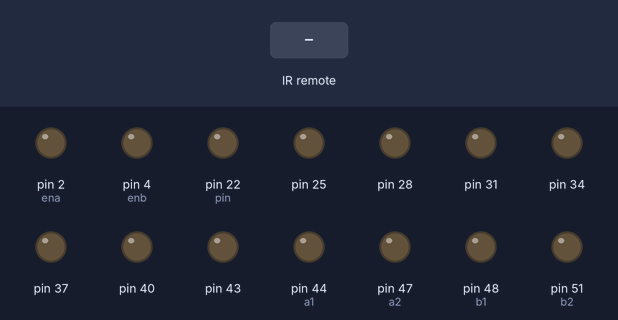
Bench run of a sketch on a simulated Arduino Mega 2560, built with avr-gcc and run on an emulated ATmega2560. On the bench: output pins drawn as LEDs (lit = HIGH). The inputs (shaded band) are chosen by the test bench. What the sketch prints to the serial monitor is not drawn.

Above: at 1.2 s.
1.3 s: infrared code 0x24ADD8BC received
At 2.3 s:
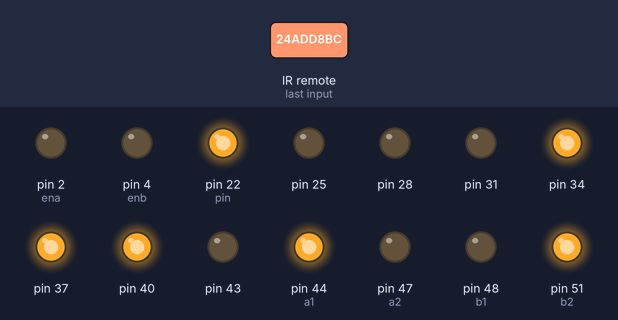
3.3 s: infrared code 0xED38F0B received
At 4.1 s:
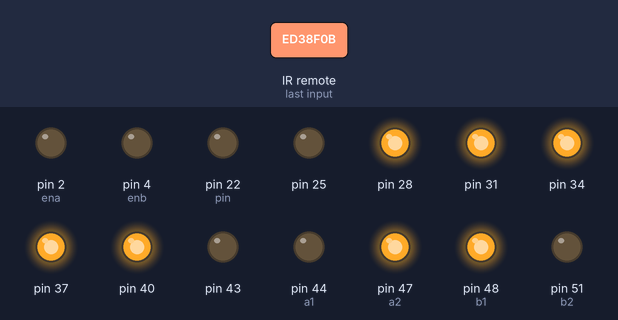
5.3 s: infrared code 0x35FF7BDA received
At 5.7 s:
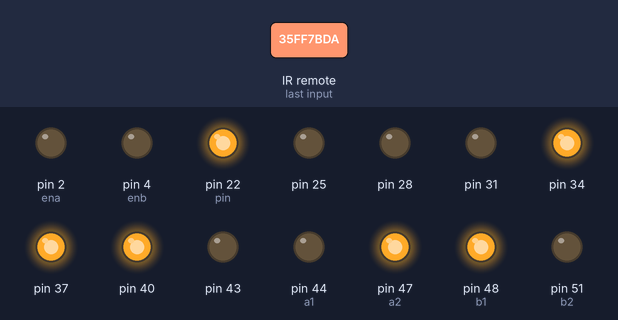
7.3 s: infrared code 0xAE59F80 received
At 9.0 s:
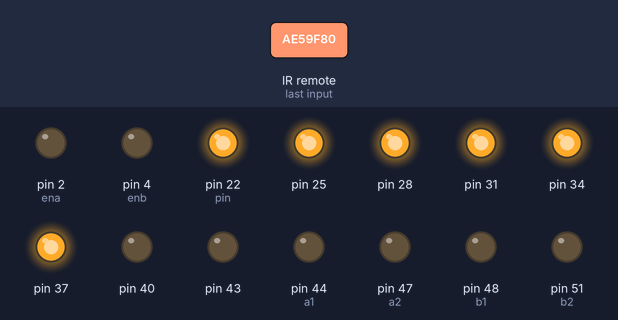
9.3 s: infrared code 0x9BA01499 received
At 9.7 s:
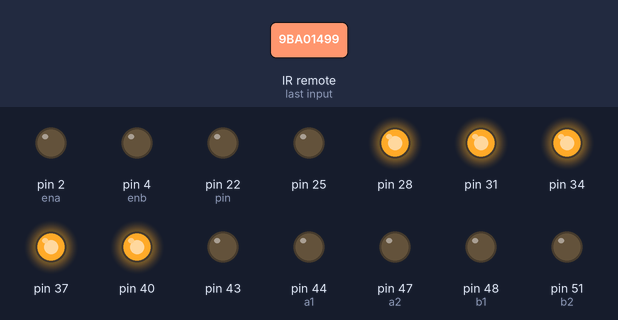
11.3 s: infrared code 0x326F2ED6 received
At 11.7 s:
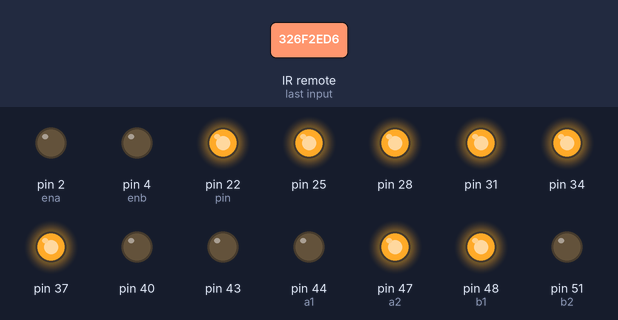
Timing chart, 0 to 14.3 s (numbered marks = the images above; inputs shaded):
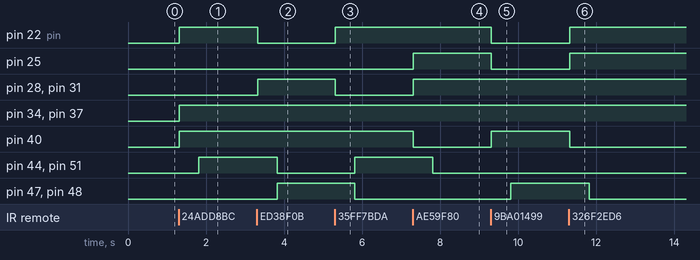

The sketch:

irfndbot.ino
```cpp
#include <IRremote.h>

int IRpin = 11;
int di = 0;
int sp = 0;
int a1 = 44;
int a2 = 47;
int b1 = 48;
int b2 = 51;
int ena = 2;
int enb = 4;
IRrecv irrecv(IRpin);
decode_results results;
byte seven_seg_digits[24][8] = { { 1,1,1,1,1,1,0,0 },  // = 0
                                 { 0,1,1,0,0,0,0,0 },  // = 1
                                 { 1,1,0,1,1,0,1,0 },  // = 2
                                 { 1,1,1,1,0,0,1,0 },  // = 3
                                 { 0,1,1,0,0,1,1,0 },  // = 4
                                 { 1,0,1,1,0,1,1,0 },  // = 5
                                 { 1,0,1,1,1,1,1,0 },  // = 6
                                 { 1,1,1,0,0,0,0,0 },  // = 7
                                 { 1,1,1,1,1,1,1,0 },  // = 8
                                 { 1,1,1,0,0,1,1,0 },  // = 9
                                 { 0,0,0,0,0,0,0,1 },   // = .
                                 { 1,1,1,0,1,1,1,0 },  // a
                                 { 0,0,1,1,1,1,1,0 }, //b
                                 { 1,0,0,1,1,1,0,0 }, // c
                                 { 1,0,0,1,1,1,1,0 }, // e
                                 { 1,0,0,0,1,1,1,0 }, // f
                                 { 0,1,1,0,1,1,1,0 }, // h
                                 { 0,1,1,1,1,0,0,0 }, // j
                                 { 0,0,0,1,1,1,0,0 }, //l
                                 { 1,1,1,1,1,1,0,0 }, //o
                                 { 1,1,0,0,1,1,1,0 }, //p
                                 { 1,0,1,1,0,1,1,0 }, //s
                                 { 0,1,1,1,1,1,0,0 }, //u
                                 { 0,1,1,0,0,1,1,0 }  //y
                                };

int motion()
{
  switch(sp)
  {
    case 0: analogWrite(ena, 0);
            analogWrite(enb, 0);
            break;
    case 1: analogWrite(ena, 64);
            analogWrite(enb, 64);
            break;
    case 2: analogWrite(ena, 127);
            analogWrite(enb, 127);
            break;
    case 3: analogWrite(ena, 191);
            analogWrite(enb, 191);
            break;
    case 4: analogWrite(ena, 255);
            analogWrite(enb, 255);
            break;
  }
}
void setup() {
  pinMode(22, OUTPUT);
  pinMode(25, OUTPUT);
  pinMode(28, OUTPUT);
  pinMode(31, OUTPUT);
  pinMode(34, OUTPUT);
  pinMode(37, OUTPUT);
  pinMode(40, OUTPUT);
  pinMode(43, OUTPUT);
  pinMode(a1, OUTPUT);
  pinMode(a2, OUTPUT);
  pinMode(b1, OUTPUT);
  pinMode(b2, OUTPUT);
  pinMode(ena, OUTPUT);
  pinMode(enb, OUTPUT);

  Serial.begin(9600);
  irrecv.enableIRIn(); // Start the receiver

}


void sevenSegWrite(byte digit) {
  byte pin = 22;
  for (byte segCount = 0; segCount < 8; ++segCount) {
    digitalWrite(pin, seven_seg_digits[digit][segCount]);
    pin=pin+3;
  }
}

void loop() {
   //sevenSegWrite(count);
   if (irrecv.decode(&results))
    {
      Serial.println(results.value, DEC); // Print the Serial 'results.value'
      if (results.value == 615372988 || results.value == 905935834)
      {

        di = 15;
        sp = 0;
        sevenSegWrite(di);
        delay(500);
      }
      else if (results.value == 248745739 || results.value == 2610959513)
      {

        di = 12;
        sp = 0;
        sevenSegWrite(di);
        delay(500);
      }
      else if (results.value == 182820736 || results.value == 846147286)
      {
        sevenSegWrite(0);
        di = 0;
        sp = 0;
        delay(500);
      }
      else if (results.value == 886442354 || results.value == 697869664)
      {

        if (sp <= 3)
        {
          sp++;
          sevenSegWrite(sp);
          delay(500);
        }
      }
      else if (results.value == 903219973 || results.value == 714647283)
      {

        if (sp >= 1)
        {
          sp--;
          sevenSegWrite(sp);
          delay(500);
        }
      }
      irrecv.resume();   // Receive the next value
    }
    switch(di)
    {
      case 0: Serial.print("  Break");
              analogWrite(ena, 0);
              analogWrite(enb, 0);
              digitalWrite(a1, LOW);
              digitalWrite(a2, LOW);
              digitalWrite(b1, LOW);
              digitalWrite(b2, LOW);
              break;
      case 12: Serial.print("  Backward");
               digitalWrite(a1, LOW);
               digitalWrite(a2, HIGH);
               digitalWrite(b1, HIGH);
               digitalWrite(b2, LOW);
               motion();
               break;
      case 15: Serial.print("  Forward");
               digitalWrite(a1, HIGH);
               digitalWrite(a2, LOW);
               digitalWrite(b1, LOW);
               digitalWrite(b2, HIGH);
               motion();
               break;
    }


 // writeDot(1);
  //delay(4000);

 //writeDot(0);
}
```

Measured:
- after the input at 1.3 s, pin 22 (pin), pin 34, pin 37, pin 40: LOW → HIGH at once; pin 44 (a1), pin 51 (b2): LOW → HIGH after 0.51 s
- after the input at 3.3 s, pin 22 (pin): HIGH → LOW at once; pin 28, pin 31: LOW → HIGH at once; pin 44 (a1), pin 51 (b2): HIGH → LOW after 0.52 s; pin 47 (a2), pin 48 (b1): LOW → HIGH after 0.52 s
- after the input at 5.3 s, pin 22 (pin): LOW → HIGH at once; pin 28, pin 31: HIGH → LOW at once; pin 44 (a1), pin 51 (b2): LOW → HIGH after 0.51 s; pin 47 (a2), pin 48 (b1): HIGH → LOW after 0.51 s
- after the input at 7.3 s, pin 25, pin 28, pin 31: LOW → HIGH at once; pin 40: HIGH → LOW at once; pin 44 (a1), pin 51 (b2): HIGH → LOW after 0.51 s
- after the input at 9.3 s, pin 22 (pin), pin 25: HIGH → LOW at once; pin 40: LOW → HIGH at once; pin 47 (a2), pin 48 (b1): LOW → HIGH after 0.51 s
- after the input at 11.3 s, pin 22 (pin), pin 25: LOW → HIGH at once; pin 40: HIGH → LOW at once; pin 47 (a2), pin 48 (b1): HIGH → LOW after 0.52 s
